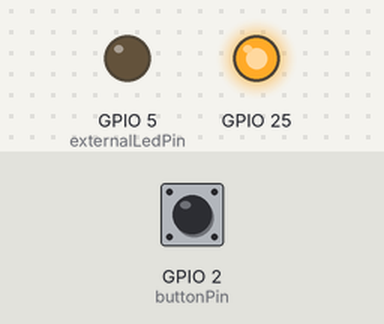
The sketch below on a simulated ESP32. On the bench: output pins drawn as LEDs (lit = HIGH). Inputs (shaded band) come from the test bench; at power-on: GPIO 2 (buttonPin) HIGH.

Above: at 1.2 s.
1.3 s: GPIO 2 (buttonPin) pulled LOW for 0.15 s
At 1.37 s:
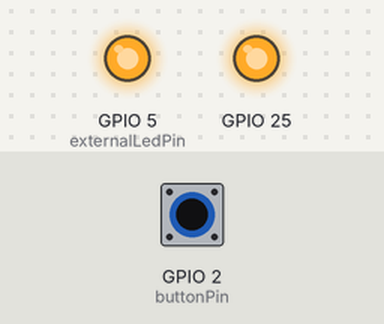
2.9 s: GPIO 2 (buttonPin) pulled LOW for 3.2 s
At 7.2 s:
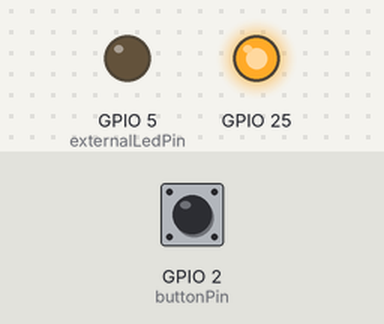
Timing chart, 0 to 8.7 s (numbered marks = the images above; inputs shaded):
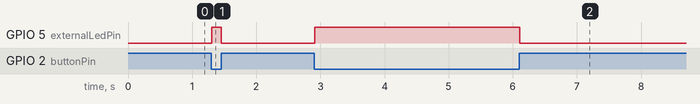

The sketch:

led_with_button.ino
```cpp
const int externalLedPin = 5;   // GP5
const int buttonPin = 2;        // GP2

void setup()
{
  // Enable build in LED
  pinMode(25, OUTPUT);
  digitalWrite(25, HIGH);

  pinMode(externalLedPin, OUTPUT);
  pinMode(buttonPin, INPUT_PULLUP);
}

void loop()
{
  if (digitalRead(buttonPin) == LOW)
  {
    digitalWrite(externalLedPin, HIGH);
  }
  else
  {
    digitalWrite(externalLedPin, LOW);
  }

  delay(10);
}
```

Measured:
- after the input at 1.3 s, GPIO 5 (externalLedPin): LOW → HIGH at once, → LOW 0.15 s later
- after the input at 2.9 s, GPIO 5 (externalLedPin): LOW → HIGH at once, → LOW 3.2 s later
